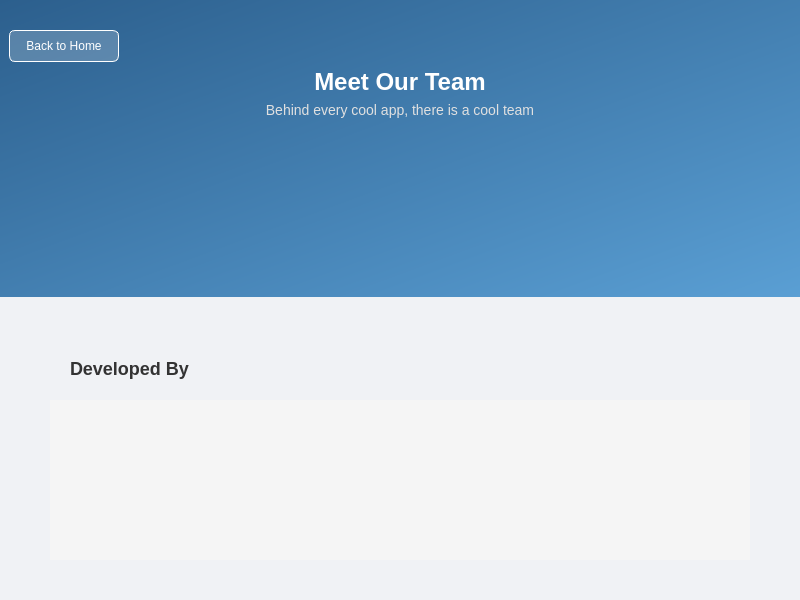
<?xml version="1.0" encoding="UTF-8"?>
<ui version="4.0">
 <class>TeamPage</class>
 <widget class="QWidget" name="TeamPage">
  <property name="geometry">
   <rect>
    <x>0</x>
    <y>0</y>
    <width>800</width>
    <height>600</height>
   </rect>
  </property>
  <property name="windowTitle">
   <string>Team</string>
  </property>
  <property name="styleSheet">
   <string notr="true">QWidget#TeamPage {
	background-color: #f0f2f5;
}

QWidget#headerContainer {
	background-color: qlineargradient(spread:pad, x1:0, y1:0, x2:1, y2:1, stop:0 #2c5f8d, stop:1 #5a9fd4);
}

QLabel#lblHeaderTitle {
	color: white;
	font-size: 24px;
	font-weight: bold;
}

QLabel#lblHeaderSub {
	color: #e0e0e0;
	font-size: 14px;
}

QPushButton#backButton {
	background-color: rgba(255, 255, 255, 0.2);
	color: white;
	border: 1px solid white;
	border-radius: 6px;
	padding: 8px 16px;
	font-size: 12px;
}

QPushButton#backButton:hover {
	background-color: rgba(255, 255, 255, 0.3);
}</string>
  </property>
  <layout class="QVBoxLayout" name="verticalLayout">
   <property name="leftMargin">
    <number>0</number>
   </property>
   <property name="topMargin">
    <number>0</number>
   </property>
   <property name="rightMargin">
    <number>0</number>
   </property>
   <property name="bottomMargin">
    <number>0</number>
   </property>
   <item>
    <widget class="QWidget" name="headerContainer" native="true">
     <property name="minimumSize">
      <size>
       <width>0</width>
       <height>200</height>
      </size>
     </property>
     <layout class="QVBoxLayout" name="verticalLayout_3">
      <property name="topMargin">
       <number>30</number>
      </property>
      <item>
       <layout class="QHBoxLayout" name="horizontalLayout_3">
        <item>
         <widget class="QPushButton" name="backButton">
          <property name="text">
           <string>Back to Home</string>
          </property>
         </widget>
        </item>
        <item>
         <spacer name="horizontalSpacer">
          <property name="orientation">
           <enum>Qt::Orientation::Horizontal</enum>
          </property>
          <property name="sizeHint" stdset="0">
           <size>
            <width>40</width>
            <height>20</height>
           </size>
          </property>
         </spacer>
        </item>
       </layout>
      </item>
      <item>
       <widget class="QLabel" name="lblHeaderTitle">
        <property name="text">
         <string>Meet Our Team</string>
        </property>
        <property name="alignment">
         <set>Qt::AlignmentFlag::AlignCenter</set>
        </property>
       </widget>
      </item>
      <item>
       <widget class="QLabel" name="lblHeaderSub">
        <property name="text">
         <string>Behind every cool app, there is a cool team</string>
        </property>
        <property name="alignment">
         <set>Qt::AlignmentFlag::AlignCenter</set>
        </property>
       </widget>
      </item>
      <item>
       <spacer name="verticalSpacer_2">
        <property name="orientation">
         <enum>Qt::Orientation::Vertical</enum>
        </property>
        <property name="sizeHint" stdset="0">
         <size>
          <width>20</width>
          <height>40</height>
         </size>
        </property>
       </spacer>
      </item>
     </layout>
    </widget>
   </item>
   <item>
    <widget class="QWidget" name="bodyContainer" native="true">
     <layout class="QVBoxLayout" name="verticalLayout_4">
      <property name="leftMargin">
       <number>50</number>
      </property>
      <property name="topMargin">
       <number>40</number>
      </property>
      <property name="rightMargin">
       <number>50</number>
      </property>
      <property name="bottomMargin">
       <number>40</number>
      </property>
      <item>
       <widget class="QLabel" name="titleLabel">
        <property name="text">
         <string>Developed By</string>
        </property>
        <property name="styleSheet">
         <string>font-size: 18px; font-weight: bold; padding: 15px; color: #333;</string>
        </property>
        <property name="minimumHeight">
         <number>60</number>
        </property>
       </widget>
      </item>
      <item>
       <widget class="QScrollArea" name="scrollArea">
        <property name="widgetResizable">
         <bool>true</bool>
        </property>
        <property name="styleSheet">
         <string>QScrollArea { background-color: #f5f5f5; border: none; }</string>
        </property>
       </widget>
      </item>
     </layout>
    </widget>
   </item>
  </layout>
 </widget>
 <resources/>
 <connections/>
</ui>
